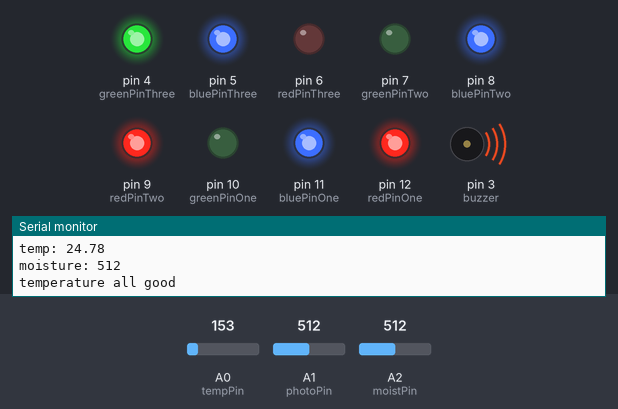
A sketch run on a simulated Arduino Uno, built with avr-gcc and run on an emulated ATmega328P. Shown: output pins drawn as LEDs (lit = HIGH), buzzer (waves = sounding), the last lines printed to the serial monitor. Dashed ring = blinking. The inputs (shaded band) are chosen by the test bench; at power-on: A0 (tempPin) = 153, A2 (moistPin) = 512, A1 (photoPin) = 512.

Above: at 4.3 s.
4.4 s: A0 (tempPin) set to 167
At 7.4 s:
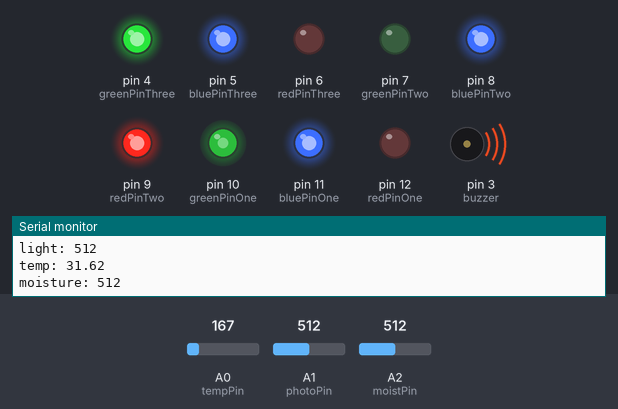
9.5 s: A2 (moistPin) set to 412
14.7 s: A2 (moistPin) set to 389
At 18.3 s:
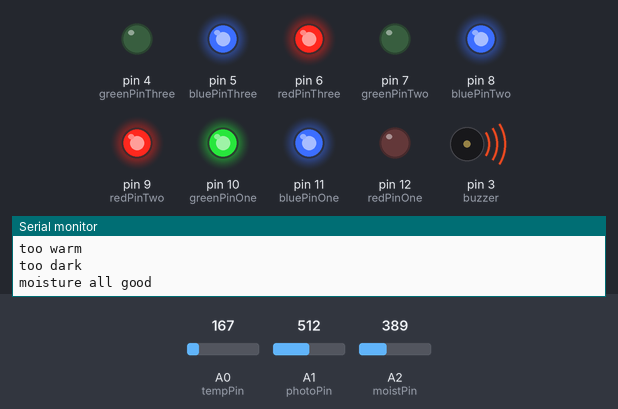
22.0 s: A1 (photoPin) set to 789
26.5 s: A1 (photoPin) set to 813
At 26.9 s:
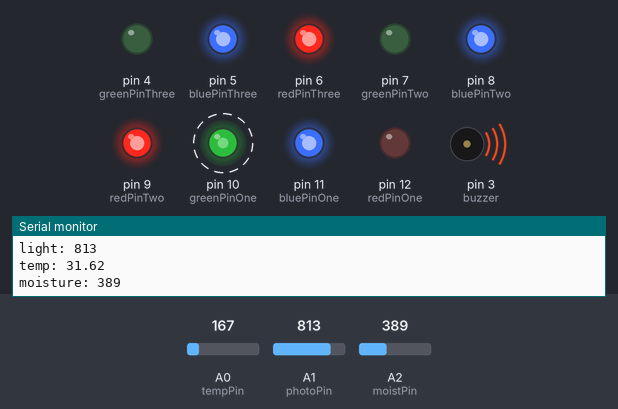
33.0 s: A0 (tempPin) set to 133
At 34.8 s:
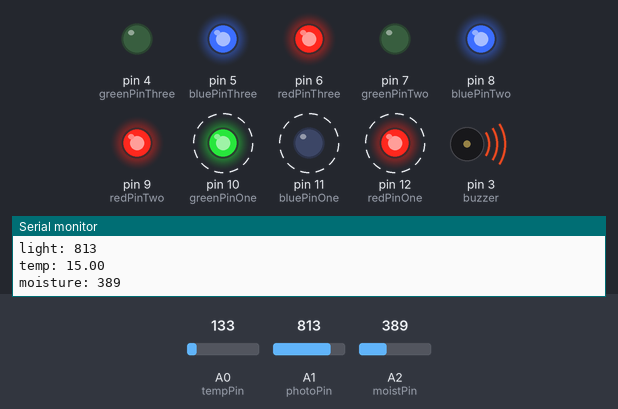
Timing chart, 0 to 42.6 s (numbered marks = the images above; inputs shaded):
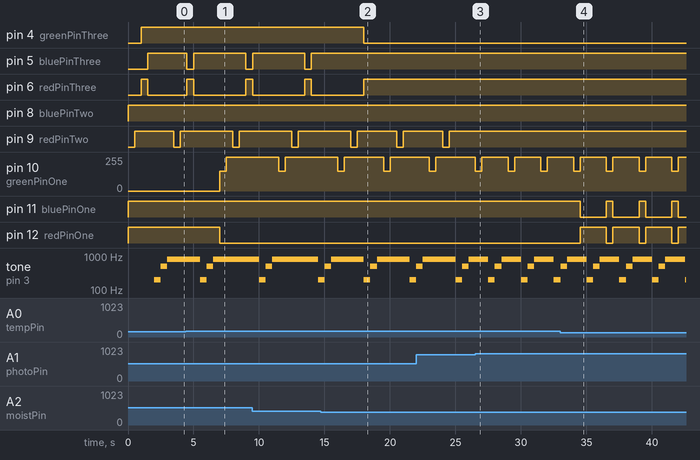

Measured:
- the behaviour switches between 155 and 156 on A0 (tempPin) (found by bisection; images 0 and 1)
- the behaviour switches between 401 and 400 on A2 (moistPin) (found by bisection; images 1 and 2)
- the behaviour switches between 799 and 800 on A1 (photoPin) (found by bisection; images 2 and 3)
- after the input at 4.4 s, pin 10 (greenPinOne): 0/255 → 150/255 after 2.6 s, → 255/255 0.50 s later; pin 12 (redPinOne): HIGH → LOW after 2.6 s; tone on pin 3 (buzzer): goes on until 6.5 s, then stays 800 Hz
- after the input at 14.7 s, pin 4 (greenPinThree): HIGH → LOW after 3.3 s; pin 5 (bluePinThree): stays HIGH (without the input it goes to LOW after 3.3 s); pin 6 (redPinThree): goes on until 18.0 s, then stays HIGH
- after the input at 26.5 s, pin 9 (redPinTwo): stops changing and stays HIGH; pin 10 (greenPinOne): alternates 255/255 for 2.0 s and 150/255 for 0.50 s, starting after 2.5 s
- after the input at 33.0 s, pin 11 (bluePinOne): alternates HIGH for 0.50 s and LOW for 2.0 s, starting after 1.5 s; pin 12 (redPinOne): alternates HIGH for 2.0 s and LOW for 0.50 s, starting after 1.5 s
- by itself, pin 9 (redPinTwo): alternates HIGH for 3.0 s and LOW for 0.50 s

The sketch:

Summative.ino
```cpp
/* TEJ3M Summative-IntelliPlant
 * 2017-05-29
 * Loana.V & Tasnim.R
 */
//RGB LEDs
//water led
const int redPinOne = 12;
const int bluePinOne = 11;
const int greenPinOne = 10;
//temperature led
const int redPinTwo = 9;
const int bluePinTwo = 8;
const int greenPinTwo = 7;
//light led
const int redPinThree = 6;
const int bluePinThree = 5;
const int greenPinThree = 4;
//photoresistor
const int photoPin = A1;
//TMP36
const int tempPin = A0;
//buzzer
const int buzzer = 3;
//moisture
const int moistPin = A2;

boolean buzzOne = false;
boolean buzzTwo = false;
boolean buzzThree = false;

void setup() {
  Serial.begin(9600);
  //LED pin
  pinMode(redPinOne, OUTPUT);
  pinMode(bluePinOne, OUTPUT);
  pinMode(greenPinOne, OUTPUT);
  pinMode(redPinTwo, OUTPUT);
  pinMode(bluePinTwo, OUTPUT);
  pinMode(greenPinTwo, OUTPUT);
  pinMode(redPinThree, OUTPUT);
  pinMode(bluePinThree, OUTPUT);
  pinMode(greenPinThree, OUTPUT);
  //buzzer
  pinMode(buzzer, OUTPUT);
}

int allGoodOne(){
  analogWrite(redPinOne, 255);//green
  analogWrite(bluePinOne, 255);
  analogWrite(greenPinOne, 0);
}

int allGoodTwo(){
  analogWrite(redPinTwo, 255);//green
  analogWrite(bluePinTwo, 255);
  analogWrite(greenPinTwo, 0);
}

int allGoodThree(){
  analogWrite(redPinThree, 255);//green
  analogWrite(bluePinThree, 255);
  analogWrite(greenPinThree, 0);
}

int tooCold(){
  analogWrite(redPinOne, 0);//orange
  analogWrite(bluePinOne, 255);
  analogWrite(greenPinOne, 150);
  delay(500);
  analogWrite(redPinOne, 255);//blue
  analogWrite(bluePinOne, 0);
  analogWrite(greenPinOne, 255);
  delay(500);
}

int tooWarm(){
  analogWrite(redPinOne, 0);//orange
  analogWrite(bluePinOne, 255);
  analogWrite(greenPinOne, 150);
  delay(500);
  analogWrite(redPinOne, 0);//red
  analogWrite(bluePinOne, 255);
  analogWrite(greenPinOne, 255);
  delay(500);
}

int tooDark(){
  analogWrite(redPinTwo, 0);//yellow
  analogWrite(bluePinTwo, 255);
  analogWrite(greenPinTwo, 0);
  delay(500);
  analogWrite(redPinTwo, 255);//green
  analogWrite(bluePinTwo, 255);
  analogWrite(greenPinTwo, 0);
  delay(500);
}

int tooBright(){
  analogWrite(redPinTwo, 0);//yellow
  analogWrite(bluePinTwo, 255);
  analogWrite(greenPinTwo, 0);
  delay(500);
  analogWrite(redPinTwo, 0);//red
  analogWrite(bluePinTwo, 255);
  analogWrite(greenPinTwo, 255);
  delay(500);
}

int moreWater(){
  analogWrite(redPinThree, 255);//blue
  analogWrite(bluePinThree, 0);
  analogWrite(greenPinThree, 255);
  delay(500);
  analogWrite(redPinThree, 255);//green
  analogWrite(bluePinThree, 255);
  analogWrite(greenPinThree, 0);
  delay(500);
  }

int lessWater(){
  analogWrite(redPinThree, 255);//blue
  analogWrite(bluePinThree, 0);
  analogWrite(greenPinThree, 255);
  delay(500);
  analogWrite(redPinThree, 0);//red
  analogWrite(bluePinThree, 255);
  analogWrite(greenPinThree, 255);
  delay(500);
}

void loop() {
  //current light
  int currLight = analogRead(photoPin);
  Serial.print("light: ");
  Serial.println(currLight);

  //current temperature
  int tempReading = analogRead(tempPin);
  //converting
  float voltage = tempReading*5.0;
  voltage/=1023.0;
  //convert to C
  float currTemp = (voltage - 0.5)*100;
  Serial.print("temp: ");
  Serial.println(currTemp);

  //moisture
  int moisture = analogRead(moistPin);
  Serial.print("moisture: ");
  Serial.println(moisture);

  //temperature
if (currTemp >= 26){//temp is 23
  tooWarm();
  buzzOne = true;
  Serial.println("too warm");
}else if (currTemp <= 20){
  tooCold();
  buzzOne = true;
  Serial.println("too cold");
  //too hot
 }else{
  allGoodOne();
  buzzOne = false;
  Serial.println("temperature all good");
  }

//sunlight level
if (currLight < 800){//800-870 is normal ambient light of room
  tooDark();
  buzzTwo = true;
  Serial.println("too dark");
}else if(currLight > 870){
  tooBright();
  buzzTwo = true;
  Serial.println("too bright");
}else{
  allGoodTwo();
  buzzTwo = false;
  Serial.println("sunlight all good");
}

//moisture level
if (moisture > 400 ){//at 300-400 is good
  lessWater();
  buzzThree = true;
  Serial.println("less water");
} else if (moisture < 300){
  moreWater();
  buzzThree = true;
  Serial.println("more water");
}else{
  allGoodThree();
  buzzThree = false;
  Serial.println("moisture all good");
}

if (buzzOne == true || buzzTwo == true ||buzzThree == true ){
  tone(buzzer,200);
  delay(500);
  tone(buzzer,500);
  delay(500);
  tone (buzzer,800);
  delay(500);
}else{
  noTone(buzzer);
}
}
```
